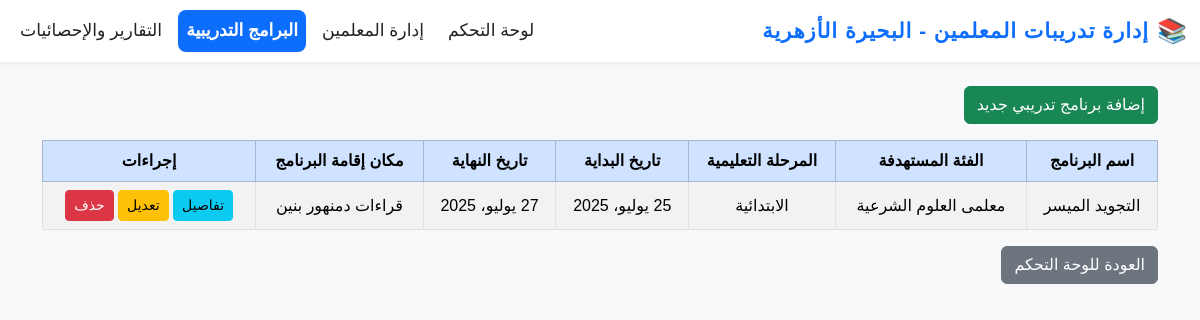
Screenshot of /programs/ with the database file from the repository.
### bahira_training/models.py (models this page shows, shortened)
class TrainingProgram(models.Model):
    name = models.CharField(max_length=255, verbose_name="اسم البرنامج التدريبي")
    target_group = models.CharField(max_length=100, verbose_name="الفئة المستهدفة")
    stage = models.CharField(max_length=50, verbose_name="المرحلة التعليمية")
    start_date = models.DateField(verbose_name="تاريخ بداية التدريب")
    end_date = models.DateField(verbose_name="تاريخ نهاية التدريب")
    location = models.CharField(max_length=255, verbose_name="مكان إقامة البرنامج التدريبي", null=True, blank=True)
    room_number = models.CharField(max_length=50, verbose_name="رقم القاعة", null=True, blank=True)

### bahira_training/views.py (the view)
# urls.py: path('programs/', views.program_list, name='program_list'),
def program_list(request):
    programs = TrainingProgram.objects.all()
    return render(request, 'programs/program_list.html', {'programs': programs})

### templates/programs/program_list.html (shortened to what this page needs)
{% extends "base.html" %}
{% block content %}
<a href="{% url 'program_add' %}" class="btn btn-success mb-3">إضافة برنامج تدريبي جديد</a>
<div class="table-responsive">
    <table class="table table-bordered table-striped text-center align-middle">
        <thead class="table-primary">
            <tr>
                <th>اسم البرنامج</th>
                <th>الفئة المستهدفة</th>
                <th>المرحلة التعليمية</th>
                <th>تاريخ البداية</th>
                <th>تاريخ النهاية</th>
                <th>مكان إقامة البرنامج</th>
                <th>إجراءات</th>
            </tr>
        </thead>
        <tbody>
        {% for program in programs %}
            <tr>
                <td>{{ program.name }}</td>
                <td>{{ program.target_group }}</td>
                <td>{{ program.stage }}</td>
                <td>{{ program.start_date }}</td>
                <td>{{ program.end_date }}</td>
                <td>{{ program.location }}</td>
                <td>
                    <a href="{% url 'program_detail' program.pk %}" class="btn btn-info btn-sm">تفاصيل</a>
                    <a href="{% url 'program_edit' program.pk %}" class="btn btn-warning btn-sm">تعديل</a>
                    <a href="{% url 'program_delete' program.pk %}" class="btn btn-danger btn-sm">حذف</a>
                </td>
            </tr>
        {% empty %}
            <tr><td colspan="6">لا يوجد برامج تدريبية مسجلة.</td></tr>
        {% endfor %}
        </tbody>
    </table>
</div>
<a href="/" class="btn btn-secondary">العودة للوحة التحكم</a>
{% endblock %}

### templates/base.html (style rules this page uses)
body { font-family: 'Cairo', Tahoma, Arial, sans-serif; background: #f8f9fa; }

### rows the page displays
TrainingProgram: name "التجويد الميسر", target_group "معلمى العلوم الشرعية", stage "الابتدائية", start_date "25 يوليو، 2025", end_date "27 يوليو، 2025", location "قراءات دمنهور بنين"
